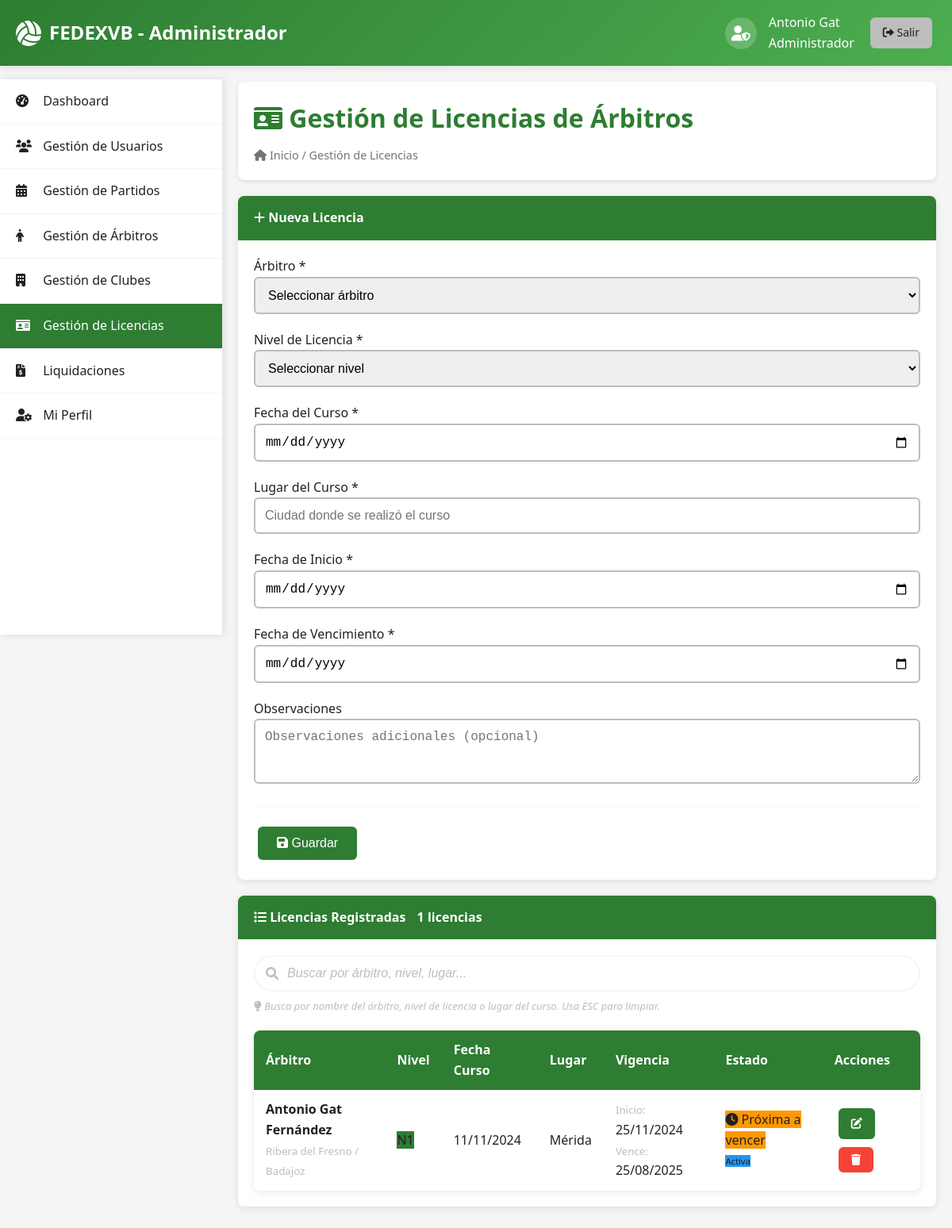
/admin/licencias.php (signed in), run on the app's committed database.
### tables this page shows
CREATE TABLE IF NOT EXISTS `licencias_arbitros` (
  `id` int(11) NOT NULL AUTO_INCREMENT,
  `arbitro_id` int(11) NOT NULL,
  `fecha_curso` date NOT NULL,
  `lugar_curso` varchar(200) NOT NULL,
  `fecha_inicio` date NOT NULL,
  `fecha_vencimiento` date NOT NULL,
  `nivel_licencia` enum('anotador','n1','n2','n3') NOT NULL,
  `activa` tinyint(1) DEFAULT 1,
  `observaciones` text DEFAULT NULL,
  `fecha_creacion` timestamp NOT NULL DEFAULT current_timestamp(),
  `fecha_actualizacion` timestamp NOT NULL DEFAULT current_timestamp() ON UPDATE current_timestamp(),
  PRIMARY KEY (`id`),
  KEY `idx_arbitro_licencia` (`arbitro_id`),
  KEY `idx_fecha_vencimiento` (`fecha_vencimiento`),
  KEY `idx_activa` (`activa`),
  CONSTRAINT `licencias_arbitros_ibfk_1` FOREIGN KEY (`arbitro_id`) REFERENCES `arbitros` (`id`) ON DELETE CASCADE
);

CREATE TABLE IF NOT EXISTS `arbitros` (
  `id` int(11) NOT NULL AUTO_INCREMENT,
  `usuario_id` int(11) NOT NULL,
  `nombre` varchar(100) NOT NULL,
  `apellidos` varchar(200) NOT NULL,
  `telefono` varchar(20) DEFAULT NULL,
  `ciudad` varchar(100) NOT NULL,
  `iban` varchar(34) DEFAULT NULL,
  `licencia` enum('anotador','n1','n2','n3') NOT NULL,
  PRIMARY KEY (`id`),
  UNIQUE KEY `usuario_id` (`usuario_id`),
  CONSTRAINT `arbitros_ibfk_1` FOREIGN KEY (`usuario_id`) REFERENCES `usuarios` (`id`) ON DELETE CASCADE
);

### includes/functions.php (called while the page is built, shortened)
<?php
function format_date($date, $format = 'd/m/Y') {
    return date($format, strtotime($date));
}
?>

### admin/licencias.php (the view, shortened to what this page needs)
<?php
require_once __DIR__ . '/../includes/functions.php';
$database = new Database();
$conn = $database->getConnection();
$query = "SELECT l.*, a.nombre, a.apellidos, a.ciudad
          FROM licencias_arbitros l
          JOIN arbitros a ON l.arbitro_id = a.id
          ORDER BY l.fecha_creacion DESC";
$stmt = $conn->prepare($query);
$stmt->execute();
$licencias = $stmt->fetchAll(PDO::FETCH_ASSOC);
$licenciaEdit = null;
?>
<!DOCTYPE html>
<html lang="es">
<head>
    <link rel="stylesheet" href="../assets/css/style.css">
    <link rel="stylesheet" href="../assets/css/search-bar.css">
    <link rel="stylesheet" href="https://cdnjs.cloudflare.com/ajax/libs/font-awesome/6.0.0/css/all.min.css">
</head>
<body>
    <header class="header">
        <div class="container">
            <div class="header-content">
                <div class="logo">
                    <i class="fas fa-volleyball-ball"></i>
                    <span>FEDEXVB - Administrador</span>
                </div>
                <div class="user-info">
                    <div class="user-avatar">
                        <i class="fas fa-user-shield"></i>
                    </div>
                    <div>
                        <div class="user-name"><?php echo $_SESSION['user_name'] . ' ' . $_SESSION['user_lastname']; ?></div>
                        <div class="user-role">Administrador</div>
                    </div>
                    <a href="../includes/logout.php" class="btn btn-secondary btn-sm">
                        <i class="fas fa-sign-out-alt"></i> Salir
                    </a>
                </div>
            </div>
        </div>
    </header>
    <nav class="sidebar">
        <ul class="sidebar-menu">
            <li><a href="dashboard.php"><i class="fas fa-tachometer-alt"></i> Dashboard</a></li>
            <li><a href="usuarios.php"><i class="fas fa-users"></i> Gestión de Usuarios</a></li>
            <li><a href="partidos.php"><i class="fas fa-calendar-alt"></i> Gestión de Partidos</a></li>
            <li><a href="arbitros.php"><i class="fa-solid fa-person"></i> Gestión de Árbitros</a></li>
            <li><a href="clubes.php"><i class="fas fa-building"></i> Gestión de Clubes</a></li>
            <li><a href="licencias.php" class="active"><i class="fas fa-id-card"></i> Gestión de Licencias</a></li>
            <li><a href="liquidaciones.php"><i class="fas fa-file-invoice-dollar"></i> Liquidaciones</a></li>
            <li><a href="perfil.php"><i class="fas fa-user-cog"></i> Mi Perfil</a></li>
        </ul>
    </nav>
    <main class="main-content">
        <div class="content-header">
            <h1><i class="fas fa-id-card"></i> Gestión de Licencias de Árbitros</h1>
            <div class="breadcrumb">
                <i class="fas fa-home"></i> Inicio / Gestión de Licencias
            </div>
        </div>
        <div class="card">
            <div class="card-header">
                <i class="fas fa-plus"></i> <?php echo $licenciaEdit ? 'Editar Licencia' : 'Nueva Licencia'; ?>
            </div>
            <div class="card-body">
                <form method="POST">
                    <div class="form-grid">
                        <div class="form-group">
                            <label for="arbitro_id">Árbitro *</label>
                            <select name="arbitro_id" id="arbitro_id" required class="form-control">
                                <option value="">Seleccionar árbitro</option>
                            </select>
                        </div>
                        <div class="form-group">
                            <label for="nivel_licencia">Nivel de Licencia *</label>
                            <select name="nivel_licencia" id="nivel_licencia" required class="form-control">
                                <option value="">Seleccionar nivel</option>
                            </select>
                        </div>
                        <div class="form-group">
                            <label for="fecha_curso">Fecha del Curso *</label>
                            <input type="date" name="fecha_curso" id="fecha_curso" required class="form-control"
                                   value="<?php echo $licenciaEdit ? $licenciaEdit['fecha_curso'] : ''; ?>">
                        </div>
                        <div class="form-group">
                            <label for="lugar_curso">Lugar del Curso *</label>
                            <input type="text" name="lugar_curso" id="lugar_curso" required class="form-control"
                                   placeholder="Ciudad donde se realizó el curso"
                                   value="<?php echo $licenciaEdit ? htmlspecialchars($licenciaEdit['lugar_curso']) : ''; ?>">
                        </div>
                        <div class="form-group">
                            <label for="fecha_inicio">Fecha de Inicio *</label>
                            <input type="date" name="fecha_inicio" id="fecha_inicio" required class="form-control"
                                   value="<?php echo $licenciaEdit ? $licenciaEdit['fecha_inicio'] : ''; ?>">
                        </div>
                        <div class="form-group">
                            <label for="fecha_vencimiento">Fecha de Vencimiento *</label>
                            <input type="date" name="fecha_vencimiento" id="fecha_vencimiento" required class="form-control"
                                   value="<?php echo $licenciaEdit ? $licenciaEdit['fecha_vencimiento'] : ''; ?>">
                        </div>
                    </div>
                    <div class="form-group">
                        <label for="observaciones">Observaciones</label>
                        <textarea name="observaciones" id="observaciones" class="form-control" rows="3"
                                  placeholder="Observaciones adicionales (opcional)"><?php echo $licenciaEdit ? htmlspecialchars($licenciaEdit['observaciones']) : ''; ?></textarea>
                    </div>
                    <div class="form-actions">
                        <button type="submit" class="btn btn-primary">
                            <i class="fas fa-save"></i> <?php echo $licenciaEdit ? 'Actualizar' : 'Guardar'; ?>
                        </button>
                    </div>
                </form>
            </div>
        </div>
        <div class="card">
            <div class="card-header">
                <i class="fas fa-list"></i> Licencias Registradas
                <span class="badge" style="background: var(--primary-green); color: white; margin-left: 10px;">
                    <span id="total-count"><?php echo count($licencias); ?></span> licencias
                </span>
            </div>
            <div class="card-body">
                <div class="search-container">
                    <div class="search-input-group">
                        <div class="search-input-icon">
                            <i class="fas fa-search"></i>
                            <input type="text"
                                   id="searchInput"
                                   placeholder="Buscar por árbitro, nivel, lugar..."
                                   class="search-input-field">
                        </div>
                    </div>
                    <div class="search-help">
                        <i class="fas fa-lightbulb"></i>
                        <em>Busca por nombre del árbitro, nivel de licencia o lugar del curso. Usa ESC para limpiar.</em>
                    </div>
                </div>
                <?php if (count($licencias) > 0): ?>
                    <div class="table-responsive">
                        <table class="table data-table searchable-table" id="licenciasTable">
                            <thead>
                                <tr>
                                    <th data-sortable>Árbitro</th>
                                    <th data-sortable>Nivel</th>
                                    <th data-sortable>Fecha Curso</th>
                                    <th data-sortable>Lugar</th>
                                    <th>Vigencia</th>
                                    <th data-sortable>Estado</th>
                                    <th>Acciones</th>
                                </tr>
                            </thead>
                            <tbody>
                                <?php foreach ($licencias as $licencia): ?>
                                    <?php
                                    $fechaVencimiento = new DateTime($licencia['fecha_vencimiento']);
                                    $hoy = new DateTime();
                                    $diasRestantes = $hoy->diff($fechaVencimiento)->days;
                                    $vencida = $fechaVencimiento < $hoy;
                                    $proximoVencimiento = !$vencida && $diasRestantes <= 30;
                                    ?>
                                    <tr>
                                        <td>
                                            <strong><?php echo $licencia['nombre'] . ' ' . $licencia['apellidos']; ?></strong>
                                            <br>
                                            <small class="text-muted"><?php echo $licencia['ciudad']; ?></small>
                                        </td>
                                        <td>
                                            <span class="badge" style="background: var(--primary-green);">
                                                <?php echo strtoupper($licencia['nivel_licencia']); ?>
                                            </span>
                                        </td>
                                        <td><?php echo format_date($licencia['fecha_curso']); ?></td>
                                        <td><?php echo htmlspecialchars($licencia['lugar_curso']); ?></td>
                                        <td>
                                            <small class="text-muted">Inicio:</small> <?php echo format_date($licencia['fecha_inicio']); ?><br>
                                            <small class="text-muted">Vence:</small> <?php echo format_date($licencia['fecha_vencimiento']); ?>
                                        </td>
                                        <td>
                                            <?php if ($vencida): ?>
                                                <span class="badge" style="background: var(--danger);">
                                                    <i class="fas fa-exclamation-triangle"></i> Vencida
                                                </span>
                                            <?php elseif ($proximoVencimiento): ?>
                                                <span class="badge" style="background: var(--warning);">
                                                    <i class="fas fa-clock"></i> Próxima a vencer
                                                </span>
                                            <?php else: ?>
                                                <span class="badge" style="background: var(--success);">
                                                    <i class="fas fa-check"></i> Vigente
                                                </span>
                                            <?php endif; ?>
                                            <?php if ($licencia['activa']): ?>
                                                <br><span class="badge" style="background: var(--info); font-size: 0.7rem;">Activa</span>
                                            <?php endif; ?>
                                        </td>
                                        <td>
                                            <a href="licencias.php?edit=<?php echo $licencia['id']; ?>"
                                               class="btn btn-primary btn-sm" title="Editar">
                                                <i class="fas fa-edit"></i>
                                            </a>
                                            <button type="button" class="btn btn-danger btn-sm"
                                                    onclick="confirmDelete(<?php echo $licencia['id']; ?>)" title="Eliminar">
                                                <i class="fas fa-trash"></i>
                                            </button>
                                        </td>
                                    </tr>
                                <?php endforeach; ?>
                            </tbody>
                        </table>
                    </div>
                <?php endif; ?>
            </div>
        </div>
    </main>
</body>
</html>

### data on the page
licencias_arbitros: arbitro.nombre "Antonio", arbitro.apellidos "Gat Fernández", arbitro.ciudad "Ribera del Fresno / Badajoz", nivel_licencia "N1", fecha_curso "11/11/2024", lugar_curso "Mérida", fecha_inicio "25/11/2024", fecha_vencimiento "25/08/2025", shows "Próxima a vencer", activa "Activa"

### other printed values
$_SESSION['user_name'] "Antonio"
$_SESSION['user_lastname'] "Gat"
count($licencias) "1"
